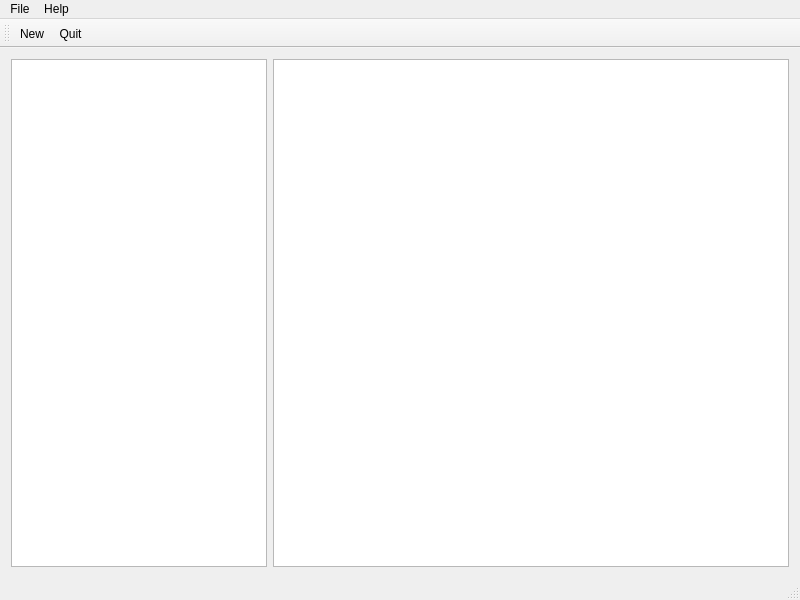
<?xml version="1.0" encoding="UTF-8"?>
<ui version="4.0">
 <class>QMysqlClientClass</class>
 <widget class="QMainWindow" name="QMysqlClientClass">
  <property name="geometry">
   <rect>
    <x>0</x>
    <y>0</y>
    <width>800</width>
    <height>600</height>
   </rect>
  </property>
  <property name="windowTitle">
   <string>QMysqlClient</string>
  </property>
  <widget class="QWidget" name="centralWidget">
   <layout class="QGridLayout" name="gridLayout">
    <item row="0" column="0">
     <layout class="QHBoxLayout" name="horizontalLayout">
      <item>
       <widget class="QTreeView" name="treeView">
        <property name="sizePolicy">
         <sizepolicy hsizetype="Preferred" vsizetype="Expanding">
          <horstretch>0</horstretch>
          <verstretch>0</verstretch>
         </sizepolicy>
        </property>
        <property name="minimumSize">
         <size>
          <width>0</width>
          <height>0</height>
         </size>
        </property>
        <property name="maximumSize">
         <size>
          <width>16777215</width>
          <height>16777215</height>
         </size>
        </property>
        <property name="baseSize">
         <size>
          <width>0</width>
          <height>0</height>
         </size>
        </property>
        <property name="editTriggers">
         <set>QAbstractItemView::NoEditTriggers</set>
        </property>
       </widget>
      </item>
      <item>
       <widget class="QTableView" name="tableView">
        <property name="sizePolicy">
         <sizepolicy hsizetype="Expanding" vsizetype="Expanding">
          <horstretch>0</horstretch>
          <verstretch>0</verstretch>
         </sizepolicy>
        </property>
        <property name="verticalScrollBarPolicy">
         <enum>Qt::ScrollBarAlwaysOff</enum>
        </property>
        <property name="editTriggers">
         <set>QAbstractItemView::NoEditTriggers</set>
        </property>
        <property name="gridStyle">
         <enum>Qt::NoPen</enum>
        </property>
        <attribute name="horizontalHeaderVisible">
         <bool>false</bool>
        </attribute>
        <attribute name="verticalHeaderVisible">
         <bool>false</bool>
        </attribute>
       </widget>
      </item>
     </layout>
    </item>
   </layout>
  </widget>
  <widget class="QMenuBar" name="menuBar">
   <property name="geometry">
    <rect>
     <x>0</x>
     <y>0</y>
     <width>800</width>
     <height>21</height>
    </rect>
   </property>
   <widget class="QMenu" name="menuFile">
    <property name="title">
     <string>File</string>
    </property>
    <addaction name="actionNew"/>
    <addaction name="actionQuit"/>
   </widget>
   <widget class="QMenu" name="menuHelp">
    <property name="title">
     <string>Help</string>
    </property>
    <addaction name="actionAbout"/>
    <addaction name="actionQT"/>
   </widget>
   <addaction name="menuFile"/>
   <addaction name="menuHelp"/>
  </widget>
  <widget class="QToolBar" name="mainToolBar">
   <attribute name="toolBarArea">
    <enum>TopToolBarArea</enum>
   </attribute>
   <attribute name="toolBarBreak">
    <bool>false</bool>
   </attribute>
   <addaction name="actionNew"/>
   <addaction name="actionQuit"/>
  </widget>
  <widget class="QStatusBar" name="statusBar"/>
  <action name="actionNew">
   <property name="icon">
    <iconset>
     <normalon>:/QMysqlClient/connect.png</normalon>
    </iconset>
   </property>
   <property name="text">
    <string>New</string>
   </property>
  </action>
  <action name="actionQuit">
   <property name="icon">
    <iconset>
     <normalon>:/QMysqlClient/quit.png</normalon>
    </iconset>
   </property>
   <property name="text">
    <string>Quit</string>
   </property>
  </action>
  <action name="actionAbout">
   <property name="text">
    <string>About</string>
   </property>
  </action>
  <action name="actionQT">
   <property name="text">
    <string>About QT</string>
   </property>
  </action>
 </widget>
 <layoutdefault spacing="6" margin="11"/>
 <resources>
  <include location="qmysqlclient.qrc"/>
 </resources>
 <connections/>
</ui>
